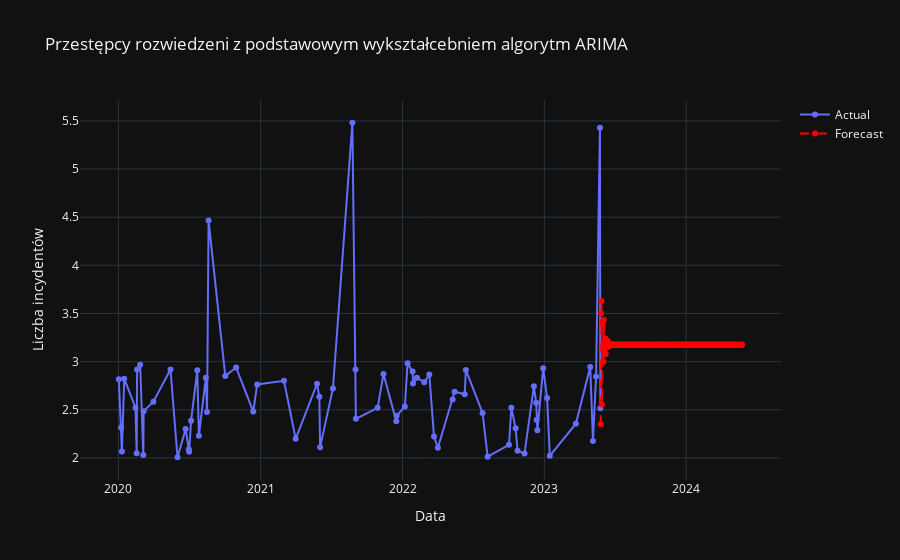

This figure's notebook cell:
### Code cell
import pandas as pd
import numpy as np
import matplotlib.pyplot as plt
from statsmodels.tsa.arima.model import ARIMA
import plotly.graph_objects as go



df['Date'] = pd.to_datetime(df[['Year', 'Month', 'Day']])
# Grupowanie i agregacja danych
df_grouped = df.groupby('Date')['count'].sum().reset_index()

# Przygotowanie danych do modelu ARIMA
df_grouped.set_index('Date', inplace=True)

# Dopasowanie modelu ARIMA
model = ARIMA(df_grouped['count'], order=(5, 1, 0))
model_fit = model.fit()

# Prognoza na następny rok
forecast = model_fit.forecast(steps=365)
forecast_dates = pd.date_range(start=df_grouped.index[-1] + pd.DateOffset(days=1), periods=365, freq='D')

# Wykres szeregu czasowego z prognozą
fig = go.Figure()

# Dodanie rzeczywistych danych
fig.add_trace(go.Scatter(x=df_grouped.index, y=df_grouped['count'], mode='lines+markers', name='Actual'))

# Dodanie prognoz
fig.add_trace(go.Scatter(x=forecast_dates, y=forecast, mode='lines+markers', name='Forecast', line=dict(color='red', dash='dash')))

# Aktualizacja układu wykresu
fig.update_layout(title='Przestępcy rozwiedzeni z podstawowym wykształcebniem algorytm ARIMA', xaxis_title='Data',
                   yaxis_title='Liczba incydentów',template="plotly_dark",)

# Wyświetlenie wykresu
fig.show()

# Zapisywanie wykresu do pliku HTML
fig.write_html("forecast_plot3_2.html")

### Figure 1 — Plotly figure (JSON) as saved in the notebook; plotly's stock layout.template omitted (floating-point values rounded to 4 significant figures; data arrays with more than 128 entries replaced by an {"elided": "..."} marker saying what was removed)
{"data": [{"mode": "lines+markers", "name": "Actual", "type": "scatter", "x": ["2020-01-02T00:00:00", "2020-01-08T00:00:00", "2020-01-10T00:00:00", "2020-01-16T00:00:00", "2020-02-14T00:00:00", "2020-02-17T00:00:00", "2020-02-18T00:00:00", "2020-02-26T00:00:00", "2020-03-05T00:00:00", "2020-03-06T00:00:00", "2020-03-31T00:00:00", "2020-05-14T00:00:00", "2020-06-01T00:00:00", "2020-06-22T00:00:00", "2020-06-30T00:00:00", "2020-07-01T00:00:00", "2020-07-06T00:00:00", "2020-07-22T00:00:00", "2020-07-26T00:00:00", "2020-08-13T00:00:00", "2020-08-16T00:00:00", "2020-08-20T00:00:00", "2020-10-02T00:00:00", "2020-10-30T00:00:00", "2020-12-13T00:00:00", "2020-12-23T00:00:00", "2021-03-02T00:00:00", "2021-04-01T00:00:00", "2021-05-26T00:00:00", "2021-06-01T00:00:00", "2021-06-03T00:00:00", "2021-07-06T00:00:00", "2021-08-25T00:00:00", "2021-09-02T00:00:00", "2021-09-03T00:00:00", "2021-10-29T00:00:00", "2021-11-13T00:00:00", "2021-12-16T00:00:00", "2021-12-17T00:00:00", "2022-01-07T00:00:00", "2022-01-14T00:00:00", "2022-01-27T00:00:00", "2022-01-28T00:00:00", "2022-02-07T00:00:00", "2022-02-26T00:00:00", "2022-03-11T00:00:00", "2022-03-23T00:00:00", "2022-04-02T00:00:00", "2022-05-10T00:00:00", "2022-05-15T00:00:00", "2022-06-10T00:00:00", "2022-06-13T00:00:00", "2022-07-26T00:00:00", "2022-08-08T00:00:00", "2022-10-02T00:00:00", "2022-10-08T00:00:00", "2022-10-19T00:00:00", "2022-10-24T00:00:00", "2022-11-11T00:00:00", "2022-12-05T00:00:00", "2022-12-11T00:00:00", "2022-12-12T00:00:00", "2022-12-14T00:00:00", "2022-12-29T00:00:00", "2023-01-08T00:00:00", "2023-01-15T00:00:00", "2023-03-23T00:00:00", "2023-04-29T00:00:00", "2023-05-06T00:00:00", "2023-05-14T00:00:00", "2023-05-24T00:00:00", "2023-05-25T00:00:00"], "y": [2.817, 2.316, 2.067, 2.821, 2.522, 2.047, 2.917, 2.966, 2.031, 2.485, 2.584, 2.918, 2.007, 2.299, 2.089, 2.065, 2.387, 2.911, 2.229, 2.832, 2.476, 4.465, 2.852, 2.938, 2.481, 2.763, 2.801, 2.198, 2.769, 2.636, 2.112, 2.721, 5.481, 2.919, 2.405, 2.52, 2.871, 2.379, 2.436, 2.535, 2.982, 2.897, 2.772, 2.831, 2.787, 2.866, 2.221, 2.105, 2.607, 2.686, 2.66, 2.914, 2.467, 2.012, 2.135, 2.52, 2.308, 2.073, 2.046, 2.743, 2.572, 2.393, 2.287, 2.931, 2.622, 2.021, 2.355, 2.944, 2.177, 2.845, 5.43, 2.515]}, {"line": {"color": "red", "dash": "dash"}, "mode": "lines+markers", "name": "Forecast", "type": "scatter", "x": {"elided": "365 str values"}, "y": {"elided": "365 float values"}}], "layout": {"title": {"text": "Przestępcy rozwiedzeni z podstawowym wykształcebniem algorytm ARIMA"}, "xaxis": {"title": {"text": "Data"}}, "yaxis": {"title": {"text": "Liczba incydentów"}}}}
